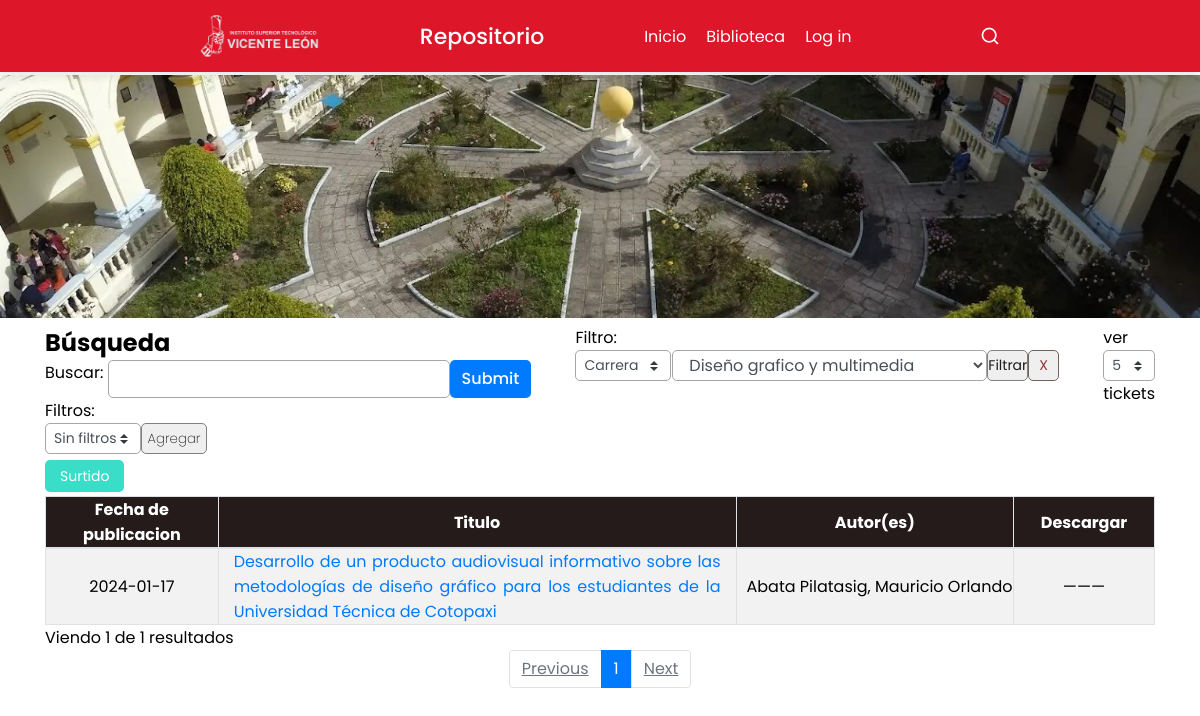
The app's page /search?item1=Diseño grafico y multimedia with its own data.
### tables this page shows
CREATE TABLE `acaautor` (
  `autor_cod_autor` int(11) NOT NULL,
  `autor_nom_autor` varchar(100) NOT NULL,
  `autor_cod_projc` int(11) NOT NULL,
  `autor_cod_tutor` int(11) NOT NULL
);

CREATE TABLE `acaprojc` (
  `projc_cod_projc` int(11) NOT NULL,
  `projc_mat_projc` varchar(50) NOT NULL,
  `projc_tit_projc` varchar(200) NOT NULL,
  `projc_fec_projc` date NOT NULL,
  `projc_ubi_projc` varchar(200) NOT NULL,
  `projc_rem_projc` text NOT NULL,
  `projc_fil_projc` text NOT NULL,
  `projc_cod_colec` int(11) NOT NULL
);

### search.php (the view, shortened to what this page needs)
<?php
require_once('./database/searcher.php');
require_once('./header.php');
?>
        <br><br><br>
        <banner>
            <div>
                <img src="./images/banner-istvl.jpg" alt="">
            </div>
        </banner>
    <?php
        if(!isset($_REQUEST['assortment'])){
    ?>
        <div class="container">
            <div style="display:flex;justify-content:space-between;flex-wrap:wrap">
                <div>
                    <form action="./search" method="GET" id="usrform">
                        <h2>Búsqueda</h2>
                        <div class="submit-btn" style="display: flex;">
                            <label>Buscar:&nbsp;</label>
                            <div><input autocomplete="off" type="text" id="seeker" name="seeker" value="<?=$seeker?>" class="form-control" form="usrform"></div><input type="submit" class="btn btn-save" form="usrform">
                        </div>
                    </form>
                    <form action="./search" method="GET" id="filform">
                        <label>Filtros:&nbsp;&nbsp;&nbsp;&nbsp;&nbsp;&nbsp;&nbsp;&nbsp;&nbsp;&nbsp;&nbsp;&nbsp;&nbsp;
                            <div style="display:flex;padding-bottom:9px">
                                <select name="selecciones" id="selecciones" class="custom-select form-control form-control-sm" style="width:6rem">
                                    <?php
                                    $items=['Sin filtros','Carrera','Autor','Fecha'];
                                    for ($i=0; $i < 4; $i++) {
                                            echo "<option value='$items[$i]'>$items[$i]</option>";
                                    }
                                    ?>
                                </select>
                                <div style="display:flex;">
                                    <button type="submit">Agregar</button>
                                </div>
                            </div>
                            <a class="btn-save" href="./search?assortment">Surtido</a>
                        </label>
                    </form>
                </div>
                <div>
                    <div style="max-width:300">
                        <?php if(!empty($career)){?>
                            <div style="display: flex">
                                <label>Filtro:&nbsp;&nbsp;&nbsp;&nbsp;&nbsp;&nbsp;&nbsp;&nbsp;&nbsp;&nbsp;&nbsp;&nbsp;&nbsp;
                                    <select name="selecciones" id="selecciones" class="custom-select form-control form-control-sm" style="width:6rem">
                                        <option value="item">Carrera</option>
                                    </select>
                                </label>
                                <label>&nbsp;
                                    <div style="display: flex">
                                    <?php
                                        echo "<select name='item1' id='item1' class='form-control' form='usrform'>";
                                            if(!empty($career)){
                                                echo "<option value='$career'>$career</option>";
                                            }else{
                                                echo "<option value=''>--Eligir opciones--</option>";
                                            }
                                        echo "</select><input type='submit' class='btn-filter' value='Filtrar' form='usrform'>
                                        <input type='submit' class='btn-dl-filter' value='X' id='deleteCareer' style='padding-left:10px;padding-right:10px' form='usrform'>";
                                    ?>
                                    </div>
                                </label>
                            </div>
                        <?php }?>
                    </div>
                </div>
                <div class="dataTables_length" id="tablaUsuarios_length">
                    <label>ver
                        <select name="limit" aria-controls="tablaUsuarios" class="custom-select custom-select-sm form-control form-control-sm" form="usrform">
                            <option value="5">5</option>
                        </select>tickets
                    </label>
                </div>
            </div>
            <table class="table-striped table-bordered dataTable no-footer" style="width: 100%;">
                <thead class="sorting" style="background: #251b1b;color: white;">
                    <tr role="row"><th tabindex="0" style="width: 107px;height:30px">Fecha de publicacion</th>
                    <th tabindex="0" style="width: 321px;">Titulo</th>
                    <th tabindex="0" style="width: 172px;">Autor(es)</th>
                    <th tabindex="0" style="width: 86px;">Descargar</th>
                </thead>
                <tbody>
                <?php
                    $registros=0;
                    foreach($resultOptions as $libreria){
                ?>
                        <tr>
                            <?php $foo=date("Y-m-d", strtotime($libreria['projc_fec_projc']))?>
                            <td><?=stickout_phrase((strpos($foo,'-0001-11-30') !== false)?"":date("Y-m-d", strtotime($libreria['projc_fec_projc'])),$seeker);?></td>
                            <td>
                                <a href='handler?id=<?=$libreria['projc_cod_projc']?>'><?=stickout_phrase($libreria['projc_tit_projc'],$seeker);?></a>
                                <br>
                            </td>
                            <td><?=stickout_phrase($libreria['autor_nom_autor'],$seeker);?></td>
                            <td class="download-post download-posts">
                                <?php
                                $archivo=str_replace('..','.',$libreria['projc_fil_projc']);
                                echo (file_exists($archivo))?"<a target='_blank' href='$archivo'><i class='fa-solid fa-eye'></i></a> <a href='$archivo' download='".str_replace('./files/','',$archivo)."'><i class='fa-solid fa-circle-down'></i></a>":"———";
                                ?>
                            </td>
                        </tr>
                <?php
                    $registros++;
                    }
                ?>
                </tbody>
            </table>
            <div class="dataTables_info">Viendo <?=$registros;?> de <?=$totalregistros;?> resultados</div>
            <div class="dataTables_paginate" style="display: flex;justify-content: center;">
                <ul class="pagination" id="pagsearch" style="display: flex;flex-wrap: wrap;">
            </div>
        <br><br><br><br>
        <?php
        }
        ?>
    </body>
</html>

### css/formain.css (style rules this page uses)
* { margin: 0; padding: 0; box-sizing: border-box; font-family: "Poppins", sans-serif; }
body { background: #fff; }
banner div img { width:calc(100%); min-width: 103px; background-size: cover; margin: auto; }
label { display: inline-block; margin-bottom: .5rem }
table tbody tr td a { color:#007bff; text-decoration:none; background-color:transparent }
.custom-select { padding:.375rem 1.75rem .375rem .75rem; line-height:1; color:#495057; appearance:none; -webkit-appearance:none; -moz-appearance:none; }
table { border-collapse:collapse; overflow-x:auto; -webkit-overflow-scrolling:touch; }
.table-bordered { border:1px solid #dee2e6 }
.table-bordered td,.table-bordered th { border:1px solid #dee2e6 }
.table-bordered thead td,.table-bordered thead th { border-bottom-width:2px }
.table-striped tbody tr:nth-of-type(odd) { background-color:rgba(0,0,0,.05) }
.table-striped tbody tr td:first-child { text-align: center; }
.table-striped tbody tr td:nth-child(2) { text-align: justify; padding: 0 15px 0 15px; }
.table-striped tbody tr td:nth-child(3) { padding-left: 10px; }
.table-striped tbody tr td:nth-child(4) { text-align: center; }
.pagination { display:-ms-flexbox; display:flex; padding-left:0; list-style:none; border-radius:.25rem }
form[id=filform] .btn-save { border: none; outline: none; font-size: 14px; padding: 6px 15px; border-radius: 5px; text-decoration: none; color: #fff; background: #3addc7; cursor: pointer; }
.form-control { display:block; width:100%; height:calc(1.5em + .75rem + 2px); padding: 0 .75rem; font-size:1rem; font-weight:400; line-height:1.5; color:#495057; background-color:#fff; background-clip:padding-box; border:1px solid #ced4da; border-radius:.25rem; transition:border-color .15s ease-in-out,box-shadow .15s ease-in-out }
.form-control::placeholder { color:#6c757d; opacity:1 }
.form-control-sm { height:calc(1.5em + .5rem + 2px); padding:.25rem .5rem; font-size:.875rem; line-height:1.5; border-radius:.2rem }
.container { width:100%; padding-right:15px; padding-left:15px; margin-right:auto; margin-left:auto; }
@media (min-width:576px) { .container { max-width:540px } }
@media (min-width:768px) { .container { max-width:720px } }
@media (min-width:992px) { .container { max-width:960px } }
@media (min-width:1200px) { .container { max-width:1140px } }
@media (min-width:576px) { .container,.container-sm { max-width:540px } }
@media (min-width:768px) { .container,.container-md,.container-sm { max-width:720px } }
@media (min-width:992px) { .container,.container-lg,.container-md,.container-sm { max-width:960px } }
@media (min-width:1200px) { .container,.container-lg,.container-md,.container-sm,.container-xl { max-width:1140px } }
.btn { display: inline-block; font-weight: 400; text-align: center; text-decoration: none; white-space: nowrap; vertical-align: middle; -webkit-user-select: none; -moz-user-select: none; -ms-user-select: none; user-select: none; border: 1px solid transparent; padding: 0.375rem 0.75rem; font-size: 1rem; line-height: 1.5; border-radius: 0.25rem; transition: color .15s ease-in-out,background-color .15s ease-in-out,border-color .15s ease-in-out,box-shadow .15s ease-in-out; }
.container div:nth-child(1) div:nth-child(2) div label:nth-child(2) div .form-control { height: 31px; }
#filform label div .form-control { height: 31px; padding: auto; }
.submit-btn input[type=submit] { color: #fff; border: none; height: auto; width: auto; float: right; font-size: 16px; padding: 0.375rem 0.75rem; border-radius: 5px; cursor: pointer; font-weight: 500; text-align: center; background-color: #007bff; transition: 0.2s ease; }
#filform label div button[type=submit] { color: #1d1a1a; border: 1px solid gray; height: 31px; width: auto; float: right; padding: 0rem 0.35rem; border-radius: 5px; cursor: pointer; font-weight: 200; text-align: center; transition: 0.2s ease; }
input[class=btn-filter] { color: #1d1a1a; border: 1px solid gray; height: auto; width: auto; font-size: 14px; border-radius: 5px; cursor: pointer; text-align: center; transition: 0.2s ease; }
input[class=btn-dl-filter] { color: #893636; border: 1px solid #756060; height: auto; width: auto; font-size: 14px; border-radius: 5px; cursor: pointer; text-align: center; transition: 0.4s ease; }

### search.php (style rules this page uses)
.table-striped .sorting { background: linear-gradient(to right, #0575E6, #00F260); color:white; }
.form-control { border-radius: 5px; border: 1px solid #a6a6a6; }

### records on screen
acaautor: autor_cod_projc.projc_fec_projc "2024-01-17", autor_cod_projc.projc_tit_projc "Desarrollo de un producto audiovisual informativo sobre las metodologías de diseño gráfico para los estudiantes de la Universidad Técnica de Cotopaxi", autor_nom_autor "Abata Pilatasig, Mauricio Orlando"

### other values on screen
$registros "1"
$totalregistros "1"
form field selecciones "Sin filtros"
form field item1 "Diseño grafico y multimedia"
